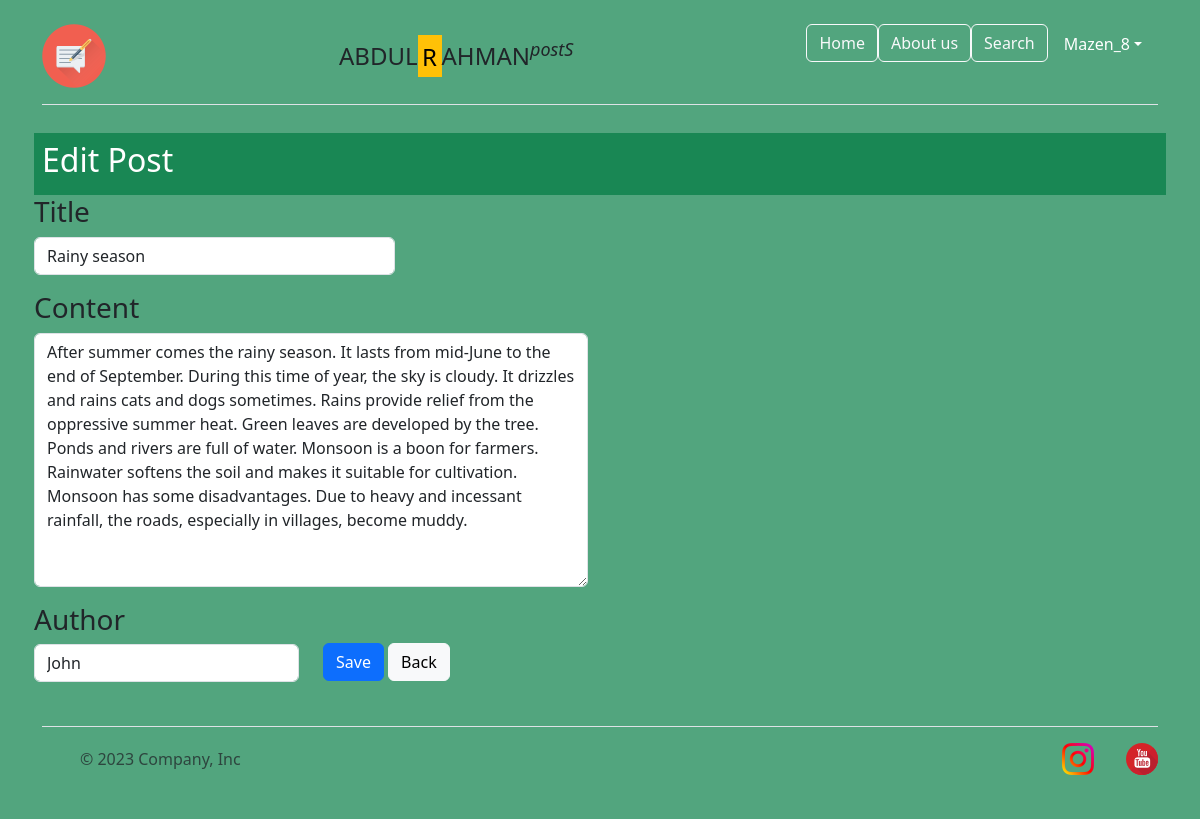
Screenshot of /post/edit/19/ (signed in) with the database file from the repository.
### blog_app/models.py (models this page shows, shortened)
class Post(models.Model):
    title = models.CharField(max_length=120, null=True)
    content = models.TextField()
    published_at = models.DateTimeField(default=timezone.now)
    author = models.ForeignKey(User, on_delete=models.CASCADE)
    class Meta:
        ordering = ['-published_at']

### blog_app/views.py (the view, shortened to what this page needs)
# urls.py: path('post/edit/<int:id>/', views.editPost, name="post-edit"),
@login_required
def editPost(request, id):
    post = get_object_or_404(Post, id=id)
    if request.method == "GET":
        context = {
            'form': PostForm(instance=post),
            'id': id,
        }
        return render(request, 'blog/post_form.html', context)

### blog_app/forms.py
class PostForm(forms.ModelForm):
    class Meta:
        model = Post
        fields = ['title', 'content', 'author']

### templates/blog/post_form.html (shortened to what this page needs)
{% extends 'base.html' %}
{% load static %}
{% load widget_tweaks %}
{% block content %}
            <div class="container p-1">
            <div class="bg-success p-2 text-white">
                <h2>{% if id %} Edit {% else %} New {% endif %} Post</h2>
            </div>
            <form method="POST">
                <div class="row">
                    <div class="col-4">
                        <label class="form-label h3">Title</label>
                        {% render_field form.title class="form-control" name="title" placeholder="Title Post" type="text" %}
                    </div>
                </div>
                <div class="row">
                    <div class="col-6 pt-3">
                        <label class="form-label h3">Content</label>
                        {% render_field form.content class="form-control" name="content" placeholder="Content" %}
                    </div>
                </div>
                <div class="row">
                <div class="col-3 pt-3">
                    <label class="form-label h3">Author</label>
                    {% render_field form.author class="form-control" name="author" %}
                </div>
                <div class="col-6 pt-5">
                    <div class="col-6 pt-2">
                        {% if id %}
                            <button  type="submit" class="btn btn-primary">Save</button>
                        {% else %}
                            <button  type="submit" class="btn btn-primary">Post</button>
                        {% endif %}
                    <a href="{% url 'home' %}"type="button" class="btn btn-light">Back</a>
                </div>
            </div>
            </div>
            </div>
                <div class="row">
                    <div class="col-6 pt-3">
                    </div>
                </div>
{% endblock %}

### templates/parts/navbar.html (shortened to what this page needs)
{% load static %}
<!DOCTYPE html>
<html lang="en">
<head>
    <link href="{% static '/css/bootstrap.css' %}" rel="stylesheet">
</head>
<body class="bg-success p-2" style="--bs-bg-opacity: .75;">
    <main>
        <div class="container">
            <header class="d-flex flex-wrap justify-content-center py-3 mb-4 border-bottom">
                <a href="{% url 'home' %}" class="d-flex align-items-center mb-3 mb-md-0 me-md-auto text-dark text-decoration-none">
                  <img src="{% static '/imags/blog_.png'%}" alt="">
                </a>
                <a href="{% url 'home' %}" class="d-flex align-items-center mb-3 mb-md-0 me-md-auto text-dark text-decoration-none">
                    <span class="fs-4">ABDUL<mark class="bg-warning">R</mark>AHMAN<i><sup>postS</sup></i></span>
                  </a>
                <ul class="nav nav-pills">
                  <li class="nav-item"><a href="/" class="btn btn-outline-light ">Home</a></li>
                  <li class="nav-item"><a href="{% url 'about' %}" class="btn btn-outline-light">About us</a></li>
                  <li class="nav-item"><a href="#" class="btn btn-outline-light">Search</a></li>
                  {% if request.user.is_authenticated %}
                  <a class="nav-link dropdown-toggle text-white" href="#" role="button" data-bs-toggle="dropdown">{{ request.user.username|title }}</a>
                </ul>
                {% endif %}
            </header>
    </main>
</body>
</html>

### rows the page displays
Post: title "Rainy season", content "After summer comes the rainy season. It lasts from mid-June to the end of September. During this time of year, the sky is cloudy. It drizzles and rains cats and dogs sometimes. Rains provide relief from the oppressive summer heat. Green leaves are developed by the tree. Ponds and rivers are full of water. Monsoon is a boon for farmers. Rainwater softens the soil and makes it suitable for cultivation. Monsoon has some disadvantages. Due to heavy and incessant rainfall, the roads, especially in villages, become muddy.", author "John"

### other values shown
{{ request.user.username|title }} "Mazen_8"
